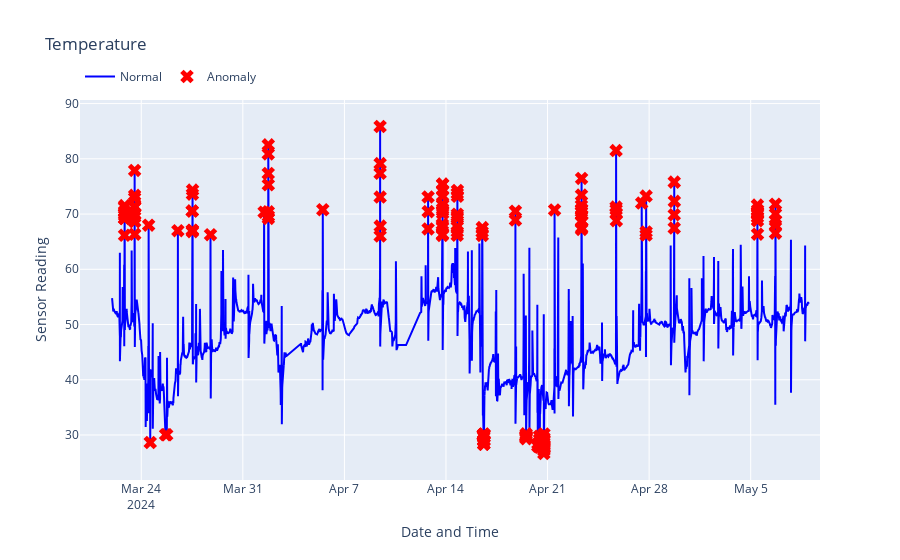

Notebook code cell kept with this figure:
### Code cell
df['ts_datetime'] = pd.to_datetime(df['ts_datetime'])
a = df[df['anomaly_pc1'] == 1] 
# normal traces
normal_trace = go.Scatter(
    x=df['ts_datetime'], 
    y=df['sensor_readings'],
    mode='lines',
    name='Normal',
    line=dict(color='blue')
)
# anomaly traces
anomaly_trace = go.Scatter(
    x=a['ts_datetime'],  
    y=a['sensor_readings'],
    mode='markers',
    name='Anomaly',
    marker=dict(color='red', size=12, symbol='x')
)

layout = go.Layout(
    title='Temperature',
    xaxis=dict(title='Date and Time'),
    yaxis=dict(title='Sensor Reading'),
    legend=dict(orientation="h", x=0, y=1.1)
)

fig = go.Figure(data=[normal_trace, anomaly_trace], layout=layout)
fig.show()

### Figure 1 — Plotly figure (JSON) as saved in the notebook; plotly's stock layout.template omitted (floating-point values rounded to 4 significant figures; data arrays with more than 128 entries replaced by an {"elided": "..."} marker saying what was removed)
{"data": [{"line": {"color": "blue"}, "mode": "lines", "name": "Normal", "type": "scatter", "x": {"elided": "5334 str values"}, "y": {"elided": "5334 float values"}}, {"marker": {"color": "red", "size": 12, "symbol": "x"}, "mode": "markers", "name": "Anomaly", "type": "scatter", "x": {"elided": "165 str values"}, "y": {"elided": "165 float values"}}], "layout": {"legend": {"orientation": "h", "x": 0, "y": 1.1}, "title": {"text": "Temperature"}, "xaxis": {"title": {"text": "Date and Time"}}, "yaxis": {"title": {"text": "Sensor Reading"}}}}
